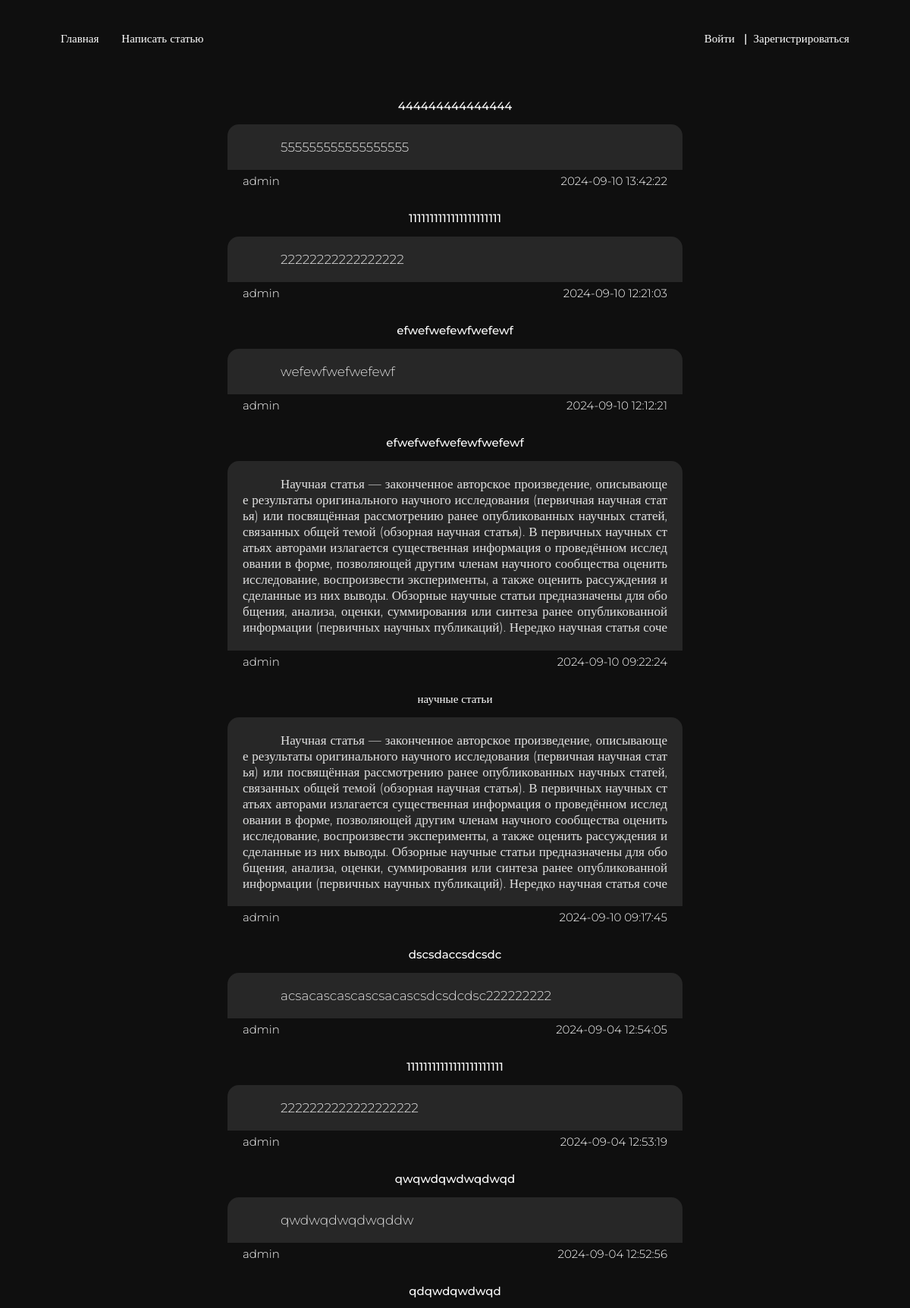
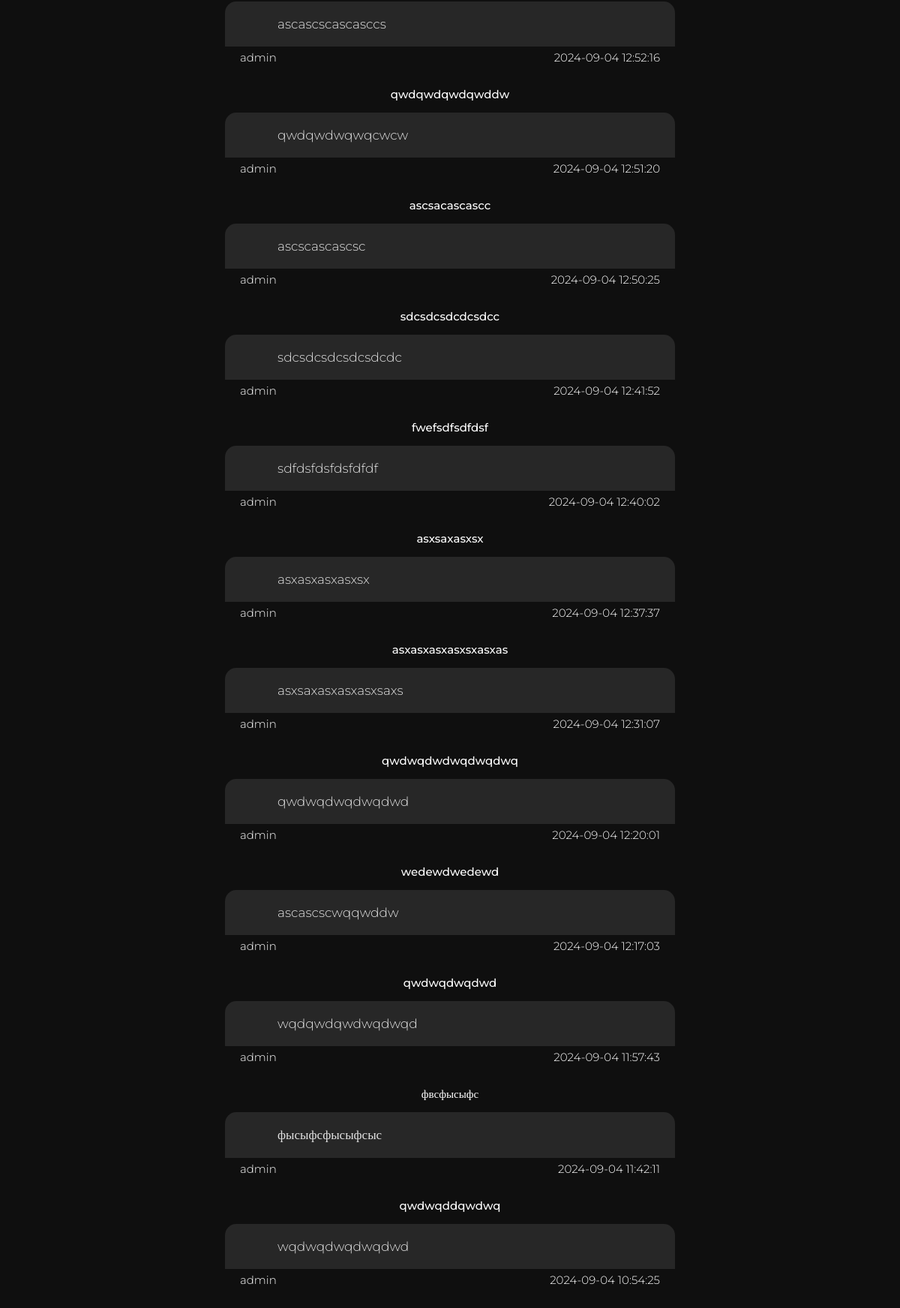
The page / on the database its author committed (2 pictures, top to bottom).
### main/models.py (models this page shows, shortened)
class Article(models.Model):
    title = models.CharField(max_length=100, verbose_name='название')
    text = models.CharField(max_length=10000, verbose_name='текст')
    date = models.DateTimeField(auto_now_add=True, verbose_name='дата добавления')
    author = models.ForeignKey(User, on_delete=models.CASCADE, verbose_name='автор')
    published = models.BooleanField(default=False, verbose_name='опубликовано ли')
    image = models.ImageField(upload_to='photos', blank=True, null=True, verbose_name='изображение')
    class Meta:
        verbose_name = 'статья'
        verbose_name_plural = 'статьи'

### main/views.py (the view)
# urls.py: path('', views.home, name='home'),
def home(request):
    articles = Article.objects.filter(published=True).order_by('-date')
    return render(request, 'home.html', {'articles': articles})

### main/templatetags/group_tags.py (called while the page is built)
@register.filter(name='has_group')
def has_group(user, group_name):
    return user.groups.filter(name=group_name).exists()

### main/templates/home.html (shortened to what this page needs)
{% extends 'base.html' %}
{% load group_tags %}
{% block content %}
    <div class="home_wr">
        {% for article in articles %}
            <div class="con_pan_art_wr">
                <a href="{% url 'article' article.id %}" class="home_art_title">
                    {{ article.title }}
                </a>
                <div class="home_art_text">
                    {{ article.text }}
                </div>
                <div class="af_text">
                </div>
                <div class="comm_a_d">
                    <div class="comment_author">
                        {{ article.author }}
                    </div>
                    <div class="comment_date">
                        {{ article.date|date:"Y-m-d H:i:s" }}
                    </div>
                </div>
            </div>
        {% endfor %}
    </div>
{% endblock %}

### main/static/style.css (style rules this page uses)
* { margin: 0; padding: 0; box-sizing: border-box; font-family: "Montserrat", 'Trebuchet MS'; }
a { text-decoration: none; color: inherit; }
body { overflow-x: hidden; font-size: 20px; font-family: "Montserrat", 'Trebuchet MS'; font-weight: 300; background-color: #0f0f0f; color: white; }
.home_wr { display: flex; flex-direction: column; padding-top: 30px; width: 50%; margin: 0 auto; }
.home_art_title { margin-bottom: 10px; max-width: 500px; overflow: hidden; margin: 0 auto; margin-bottom: 15px; font-size: 15px; font-weight: 500; }
.home_art_text { color :rgb(226, 226, 226); background-color: #272727; padding: 20px 20px 0 20px; border-top-left-radius: 15px; border-top-right-radius: 15px; text-indent: 50px; overflow: hidden; max-height: 13.5em; width: 100%; text-overflow: ellipsis; word-break: break-all; text-align: justify; font-size: 17px; }
.comm_a_d { display: flex; justify-content: space-between; margin-bottom: 30px; margin-top: 5px; }
.comment_date { margin-right: 20px; font-size: 15px; }
.comment_author { margin-left: 20px; font-size: 15px; }
.con_pan_art_wr { display: flex; flex-direction: column; }
.af_text { height: 1em; background-color: #272727; }

### rows shown on the page
Article: title "444444444444444", text "555555555555555555", author "admin", date "2024-09-10 13:42:22"
Article: title "1111111111111111111111", text "22222222222222222", author "admin", date "2024-09-10 12:21:03"
Article: title "efwefwefewfwefewf", text "wefewfwefwefewf", author "admin", date "2024-09-10 12:12:21"
Article: title "efwefwefwefewfwefewf", text "Научная статья — законченное авторское произведение, описывающее результаты оригинального научного исследования (первичная научная статья) или посвящённая рассмотрению ранее опубликованных научных статей, связанных общей темой (обзорная научная статья). В первичных научных статьях авторами излагается существенная информация о проведённом исследовании в форме, позволяющей другим членам научного сообщества оценить исследование, воспроизвести эксперименты, а также оценить рассуждения и сделанные из них выводы. Обзорные научные статьи предназначены для обобщения, анализа, оценки, суммирования или синтеза ранее опубликованной информации (первичных научных публикаций). Нередко научная статья…", author "admin", date "2024-09-10 09:22:24"
Article: title "научные статьи", text "Научная статья — законченное авторское произведение, описывающее результаты оригинального научного исследования (первичная научная статья) или посвящённая рассмотрению ранее опубликованных научных статей, связанных общей темой (обзорная научная статья). В первичных научных статьях авторами излагается существенная информация о проведённом исследовании в форме, позволяющей другим членам научного сообщества оценить исследование, воспроизвести эксперименты, а также оценить рассуждения и сделанные из них выводы. Обзорные научные статьи предназначены для обобщения, анализа, оценки, суммирования или синтеза ранее опубликованной информации (первичных научных публикаций). Нередко научная статья…", author "admin", date "2024-09-10 09:17:45"
Article: title "dscsdaccsdcsdc", text "acsacascascascsacascsdcsdcdsc222222222", author "admin", date "2024-09-04 12:54:05"
Article: title "11111111111111111111111", text "2222222222222222222", author "admin", date "2024-09-04 12:53:19"
Article: title "qwqwdqwdwqdwqd", text "qwdwqdwqdwqddw", author "admin", date "2024-09-04 12:52:56"
Article: title "qdqwdqwdwqd", text "ascascscascasccs", author "admin", date "2024-09-04 12:52:16"
Article: title "qwdqwdqwdqwddw", text "qwdqwdwqwqcwcw", author "admin", date "2024-09-04 12:51:20"
Article: title "ascsacascascc", text "ascscascascsc", author "admin", date "2024-09-04 12:50:25"
Article: title "sdcsdcsdcdcsdcc", text "sdcsdcsdcsdcsdcdc", author "admin", date "2024-09-04 12:41:52"
Article: title "fwefsdfsdfdsf", text "sdfdsfdsfdsfdfdf", author "admin", date "2024-09-04 12:40:02"
Article: title "asxsaxasxsx", text "asxasxasxasxsx", author "admin", date "2024-09-04 12:37:37"
Article: title "asxasxasxasxsxasxas", text "asxsaxasxasxasxsaxs", author "admin", date "2024-09-04 12:31:07"
Article: title "qwdwqdwdwqdwqdwq", text "qwdwqdwqdwqdwd", author "admin", date "2024-09-04 12:20:01"
Article: title "wedewdwedewd", text "ascascscwqqwddw", author "admin", date "2024-09-04 12:17:03"
Article: title "qwdwqdwqdwd", text "wqdqwdqwdwqdwqd", author "admin", date "2024-09-04 11:57:43"
Article: title "фвсфысыфс", text "фысыфсфысыфсыс", author "admin", date "2024-09-04 11:42:11"
Article: title "qwdwqddqwdwq", text "wqdwqdwqdwqdwd", author "admin", date "2024-09-04 10:54:25"
